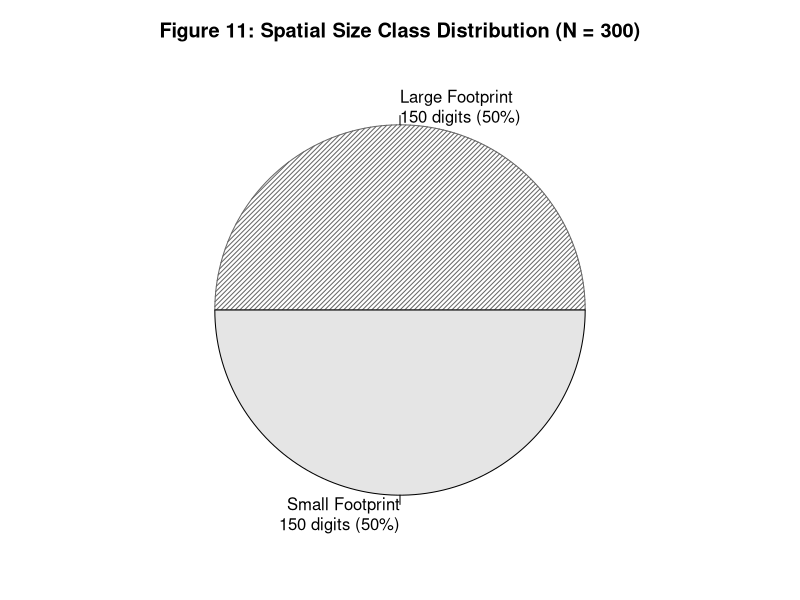

Source code (R):
# Figure 11: Spatial Size Class Distribution (Descriptive) - B&W / Print-Optimized

dir.create("figures", showWarnings = FALSE)
nmnist_data <- read.csv("nmnist_features.csv")

area_med <- median(nmnist_data$active_pixels)
# Use >= to correctly classify records at the median boundary (max = median = 1089 in DVS 34x34 frame)
nmnist_data$spatial_size_class <- as.factor(ifelse(nmnist_data$active_pixels >= area_med, "Large", "Small"))

png("figures/fig11_spatial_pie.png", width = 2200, height = 1800, res = 300)
par(mar = c(2, 2, 3, 2))
spatial_tbl <- table(nmnist_data$spatial_size_class)
pie(spatial_tbl, 
    col = c("gray40", "gray90"),
    density = c(30, NA),
    angle = c(45, 0),
    labels = paste0(names(spatial_tbl), " Footprint\n", spatial_tbl, " digits (", round(100 * prop.table(spatial_tbl), 1), "%)"),
    main = "Figure 11: Spatial Size Class Distribution (N = 300)",
    cex.main = 1.2, cex = 1.0)
dev.off()

cat("Successfully generated figures/fig11_spatial_pie.png\n")
